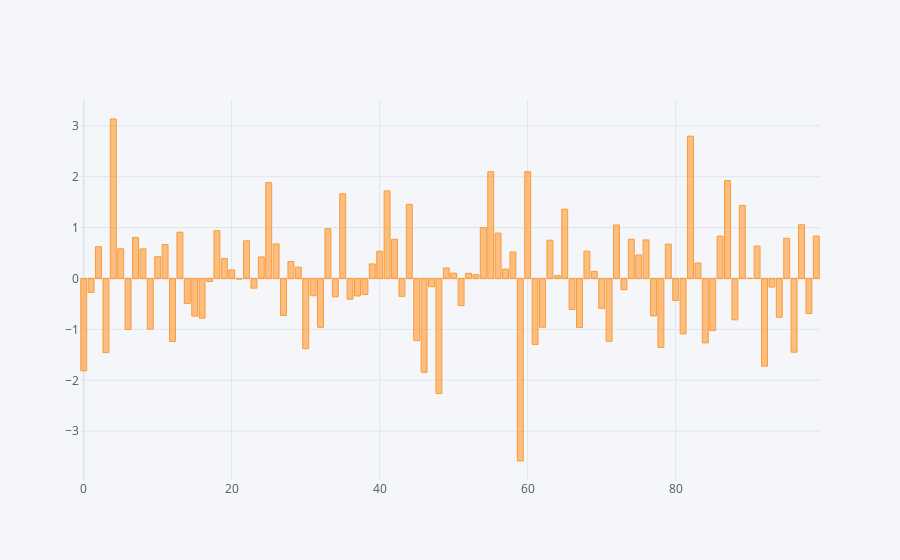

Notebook cell for this chart:
### Code cell
#iplot only selected columns
df['A'].iplot(kind = 'bar')

### Figure 1 — Plotly figure (JSON) as saved in the notebook; plotly's stock layout.template omitted (floating-point values rounded to 4 significant figures)
{"data": [{"marker": {"color": "rgba(255, 153, 51, 0.6)", "line": {"color": "rgba(255, 153, 51, 1.0)", "width": 1}}, "name": "A", "orientation": "v", "text": "", "type": "bar", "x": [0, 1, 2, 3, 4, 5, 6, 7, 8, 9, 10, 11, 12, 13, 14, 15, 16, 17, 18, 19, 20, 21, 22, 23, 24, 25, 26, 27, 28, 29, 30, 31, 32, 33, 34, 35, 36, 37, 38, 39, 40, 41, 42, 43, 44, 45, 46, 47, 48, 49, 50, 51, 52, 53, 54, 55, 56, 57, 58, 59, 60, 61, 62, 63, 64, 65, 66, 67, 68, 69, 70, 71, 72, 73, 74, 75, 76, 77, 78, 79, 80, 81, 82, 83, 84, 85, 86, 87, 88, 89, 90, 91, 92, 93, 94, 95, 96, 97, 98, 99], "y": [-1.814, -0.2743, 0.6253, -1.455, 3.133, 0.5831, -1.002, 0.8064, 0.5812, -0.9944, 0.4276, 0.6663, -1.238, 0.9091, -0.4904, -0.7394, -0.7793, -0.05941, 0.9388, 0.3936, 0.1684, -0.01239, 0.7396, -0.1903, 0.423, 1.883, 0.6792, -0.7283, 0.3316, 0.2224, -1.38, -0.3385, -0.9602, 0.9781, -0.3601, 1.666, -0.406, -0.3438, -0.316, 0.2856, 0.5356, 1.721, 0.7696, -0.3503, 1.456, -1.219, -1.844, -0.1619, -2.258, 0.2067, 0.1052, -0.5333, 0.1014, 0.07483, 1.0, 2.096, 0.8914, 0.1836, 0.5205, -3.585, 2.098, -1.296, -0.9585, 0.7527, 0.05474, 1.361, -0.6098, -0.9644, 0.5368, 0.1388, -0.5876, -1.234, 1.05, -0.2204, 0.7711, 0.4615, 0.7574, -0.7355, -1.354, 0.675, -0.4326, -1.089, 2.795, 0.3029, -1.265, -1.022, 0.8318, 1.925, -0.8125, 1.434, 0.001182, 0.6353, -1.723, -0.1688, -0.7611, 0.7905, -1.448, 1.055, -0.6881, 0.8321]}], "layout": {"legend": {"bgcolor": "#F5F6F9", "font": {"color": "#4D5663"}}, "paper_bgcolor": "#F5F6F9", "plot_bgcolor": "#F5F6F9", "title": {"font": {"color": "#4D5663"}}, "xaxis": {"gridcolor": "#E1E5ED", "showgrid": true, "tickfont": {"color": "#4D5663"}, "title": {"font": {"color": "#4D5663"}, "text": ""}, "zerolinecolor": "#E1E5ED"}, "yaxis": {"gridcolor": "#E1E5ED", "showgrid": true, "tickfont": {"color": "#4D5663"}, "title": {"font": {"color": "#4D5663"}, "text": ""}, "zerolinecolor": "#E1E5ED"}}}
